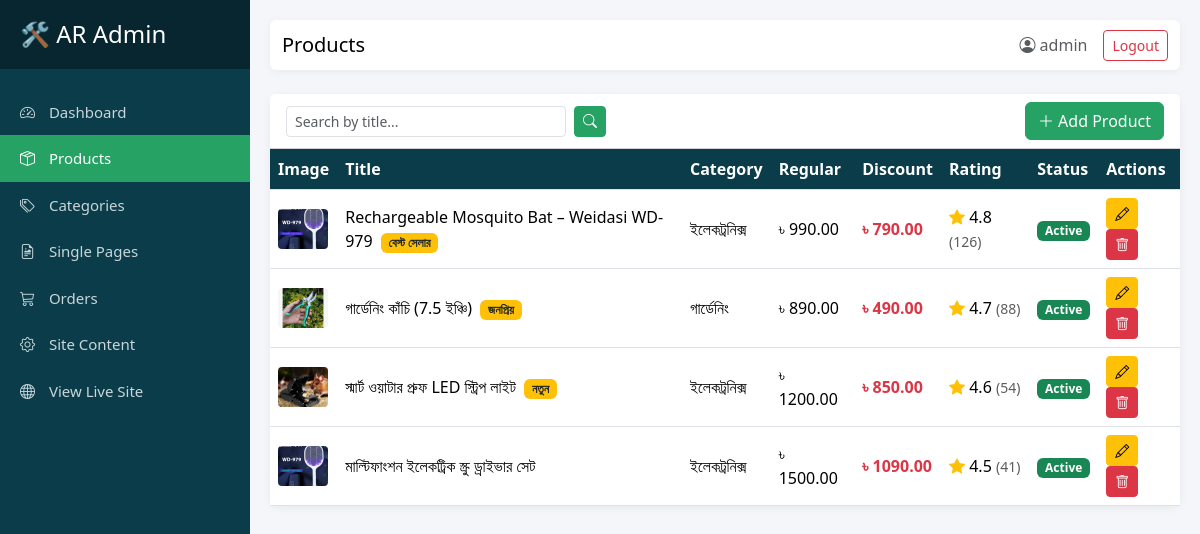
Page /dashboard/products/ (signed in) on the committed database.
### landingpage/models.py (models this page shows, shortened)
class Product(models.Model):
    title = models.CharField(max_length=200)
    slug = models.SlugField(max_length=200, unique=True, help_text="Unique URL link")
    description = models.TextField()
    regular_price = models.DecimalField(max_digits=10, decimal_places=2)
    discount_price = models.DecimalField(max_digits=10, decimal_places=2)
    image = models.ImageField(upload_to='products/', blank=True, null=True)
    video_url = models.URLField(blank=True, null=True, help_text="YouTube video embed link")
    delivery_inside_dhaka = models.IntegerField(default=60)
    delivery_outside_dhaka = models.IntegerField(default=120)
    category = models.ForeignKey(Category, on_delete=models.SET_NULL, null=True, blank=True, related_name='products')
    is_active = models.BooleanField(default=True, help_text="Uncheck to hide this product from the public site")
    badge = models.CharField(max_length=50, blank=True, help_text="Optional corner badge, e.g. 'বেস্ট সেলার' or 'নতুন'")
    rating = models.DecimalField(max_digits=2, decimal_places=1, default=5.0)
    reviews_count = models.IntegerField(default=0)
    highlights = models.TextField(blank=True, help_text="Enter one highlight per line. Shown in the product Quick View.")

class Category(models.Model):
    name = models.CharField(max_length=100)
    slug = models.SlugField(max_length=100, unique=True, help_text="Unique URL-friendly name")
    created_at = models.DateTimeField(auto_now_add=True)
    is_active = models.BooleanField(default=True, help_text="Uncheck to hide this category from the public site")
    class Meta:
        verbose_name_plural = "Categories"
        ordering = ['name']

### custom_admin/views.py (the view)
# urls.py: path('products/', views.product_list, name='product_list'),
@login_required(login_url='custom_admin:login')
@user_passes_test(is_staff_user, login_url='custom_admin:login')
def product_list(request):
    query = request.GET.get('q', '')
    products = Product.objects.select_related('category').all()
    if query:
        products = products.filter(title__icontains=query)
    return render(request, 'custom_admin/product_list.html', {'products': products, 'query': query})

### custom_admin/views.py (called while the page is built)
def is_staff_user(user):
    return user.is_active and user.is_staff

### custom_admin/templates/custom_admin/product_list.html (shortened to what this page needs)
{% extends 'custom_admin/base.html' %}
{% block page_title %}Products{% endblock %}
{% block content %}
<div class="card stat-card">
    <div class="card-header bg-white d-flex justify-content-between align-items-center">
        <form method="get" class="d-flex" style="width:320px;">
            <input type="text" name="q" value="{{ query }}" class="form-control form-control-sm me-2" placeholder="Search by title...">
            <button class="btn btn-sm btn-primary"><i class="bi bi-search"></i></button>
        </form>
        <a href="{% url 'custom_admin:product_create' %}" class="btn btn-primary"><i class="bi bi-plus-lg"></i> Add Product</a>
    </div>
    <div class="card-body p-0">
        <div class="table-responsive">
            <table class="table table-hover mb-0 align-middle">
                <thead>
                    <tr>
                        <th>Image</th>
                        <th>Title</th>
                        <th>Category</th>
                        <th>Regular</th>
                        <th>Discount</th>
                        <th>Rating</th>
                        <th>Status</th>
                        <th>Actions</th>
                    </tr>
                </thead>
                <tbody>
                    {% for product in products %}
                    <tr>
                        <td>
                            {% if product.image %}
                                <img src="{{ product.image.url }}" width="50" height="40" style="object-fit:cover;border-radius:4px;">
                            {% else %}<span class="text-muted">No image</span>{% endif %}
                        </td>
                        <td>
                            {{ product.title }}
                            {% if product.badge %}<span class="badge bg-warning text-dark ms-1">{{ product.badge }}</span>{% endif %}
                        </td>
                        <td>{{ product.category.name|default:"—" }}</td>
                        <td>৳ {{ product.regular_price }}</td>
                        <td class="text-danger fw-bold">৳ {{ product.discount_price }}</td>
                        <td><span class="text-warning"><i class="bi bi-star-fill"></i></span> {{ product.rating }} <small class="text-muted">({{ product.reviews_count }})</small></td>
                        <td>
                            {% if product.is_active %}<span class="badge bg-success">Active</span>
                            {% else %}<span class="badge bg-secondary">Inactive</span>{% endif %}
                        </td>
                        <td>
                            <a href="{% url 'custom_admin:product_edit' product.pk %}" class="btn btn-sm btn-warning"><i class="bi bi-pencil"></i></a>
                            <a href="{% url 'custom_admin:product_delete' product.pk %}" class="btn btn-sm btn-danger"><i class="bi bi-trash"></i></a>
                        </td>
                    </tr>
                    {% empty %}
                    <tr><td colspan="8" class="text-center text-muted py-4">No products found.</td></tr>
                    {% endfor %}
                </tbody>
            </table>
        </div>
    </div>
</div>
{% endblock %}

### custom_admin/templates/custom_admin/base.html (shortened to what this page needs)
<!DOCTYPE html>
<html lang="en">
<head>
    <link href="https://cdn.jsdelivr.net/npm/bootstrap@5.3.3/dist/css/bootstrap.min.css" rel="stylesheet">
    <link href="https://cdn.jsdelivr.net/npm/bootstrap-icons@1.11.3/font/bootstrap-icons.css" rel="stylesheet">
</head>
<body>
<div class="d-flex">
    <nav id="sidebar">
        <div class="sidebar-header">
            <h4 class="mb-0">🛠️ AR Admin</h4>
        </div>
        <ul class="list-unstyled components">
            <li>
                <a href="{% url 'custom_admin:dashboard' %}" class="{% if request.resolver_match.url_name == 'dashboard' %}active{% endif %}">
                    <i class="bi bi-speedometer2"></i> Dashboard
                </a>
            </li>
            <li>
                <a href="{% url 'custom_admin:product_list' %}" class="{% if 'product' in request.resolver_match.url_name %}active{% endif %}">
                    <i class="bi bi-box-seam"></i> Products
                </a>
            </li>
            <li>
                <a href="{% url 'custom_admin:category_list' %}" class="{% if 'category' in request.resolver_match.url_name %}active{% endif %}">
                    <i class="bi bi-tags"></i> Categories
                </a>
            </li>
            <li>
                <a href="{% url 'custom_admin:single_page_list' %}" class="{% if 'single_page' in request.resolver_match.url_name %}active{% endif %}">
                    <i class="bi bi-file-earmark-richtext"></i> Single Pages
                </a>
            </li>
            <li>
                <a href="{% url 'custom_admin:order_list' %}" class="{% if 'order' in request.resolver_match.url_name %}active{% endif %}">
                    <i class="bi bi-cart3"></i> Orders
                </a>
            </li>
            <li>
                <a href="{% url 'custom_admin:site_setting_edit' %}" class="{% if 'site_setting' in request.resolver_match.url_name %}active{% endif %}">
                    <i class="bi bi-gear"></i> Site Content
                </a>
            </li>
            <li>
                <a href="/" target="_blank"><i class="bi bi-globe"></i> View Live Site</a>
            </li>
        </ul>
    </nav>
    <div id="content">
        <nav class="navbar navbar-expand-lg navbar-custom mb-4 rounded">
            <div class="container-fluid">
                <span class="navbar-brand mb-0 h4">{% block page_title %}Dashboard{% endblock %}</span>
                <div class="ms-auto d-flex align-items-center">
                    <span class="me-3 text-muted"><i class="bi bi-person-circle"></i> {{ request.user.username }}</span>
                    <form method="post" action="{% url 'custom_admin:logout' %}" class="m-0">
                        <button type="submit" class="btn btn-sm btn-outline-danger">Logout</button>
                    </form>
                </div>
            </div>
        </nav>
        {% block content %}{% endblock %}
    </div>
</div>
</body>
</html>

### custom_admin/templates/custom_admin/base.html (style rules this page uses)
body { background: #f4f6f9; }
:root { --brand-teal:#0B3C49; --brand-tealDark:#07262F; --brand-green:#25A264; --brand-greenHover:#1E8752; }
#sidebar { min-width: 250px; max-width: 250px; background: var(--brand-teal); color: #fff; min-height: 100vh; transition: all 0.3s; }
#sidebar .sidebar-header { padding: 20px; background: var(--brand-tealDark); }
#sidebar ul.components { padding: 20px 0; }
#sidebar ul li a { padding: 12px 20px; font-size: 15px; display: block; color: #c9d6db; text-decoration: none; }
#sidebar ul li a.active { color: #fff; background: var(--brand-green); }
#sidebar ul li a i { margin-right: 10px; }
#content { width: 100%; padding: 20px; min-height: 100vh; }
.stat-card { border: none; border-radius: 10px; box-shadow: 0 2px 8px rgba(0,0,0,0.06); }
.navbar-custom { background: #fff; box-shadow: 0 2px 8px rgba(0,0,0,0.05); }
.table thead th { background: var(--brand-teal); color: #fff; }
.btn-primary { background: var(--brand-green); border-color: var(--brand-green); }

### rows in the picture
Product: image (picture), title "Rechargeable Mosquito Bat – Weidasi WD-979", badge "বেস্ট সেলার", category.name "ইলেকট্রনিক্স", regular_price "990.00", discount_price "790.00", rating "4.8", reviews_count "126", is_active "Active"
Product: image (picture), title "গার্ডেনিং কাঁচি (7.5 ইঞ্চি)", badge "জনপ্রিয়", category.name "গার্ডেনিং", regular_price "890.00", discount_price "490.00", rating "4.7", reviews_count "88", is_active "Active"
Product: image (picture), title "স্মার্ট ওয়াটার প্রুফ LED স্ট্রিপ লাইট", badge "নতুন", category.name "ইলেকট্রনিক্স", regular_price "1200.00", discount_price "850.00", rating "4.6", reviews_count "54", is_active "Active"
Product: image (picture), title "মাল্টিফাংশন ইলেকট্রিক স্ক্রু ড্রাইভার সেট", category.name "ইলেকট্রনিক্স", regular_price "1500.00", discount_price "1090.00", rating "4.5", reviews_count "41", is_active "Active"

### other values in the picture
{{ request.user.username }} "admin"
